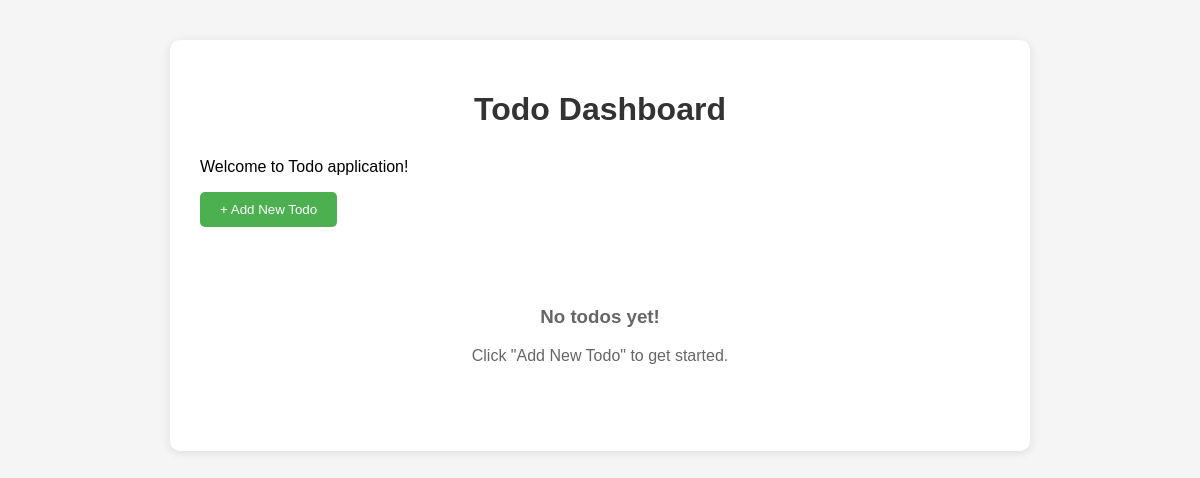
/, run on an earlier commit of the app's database.
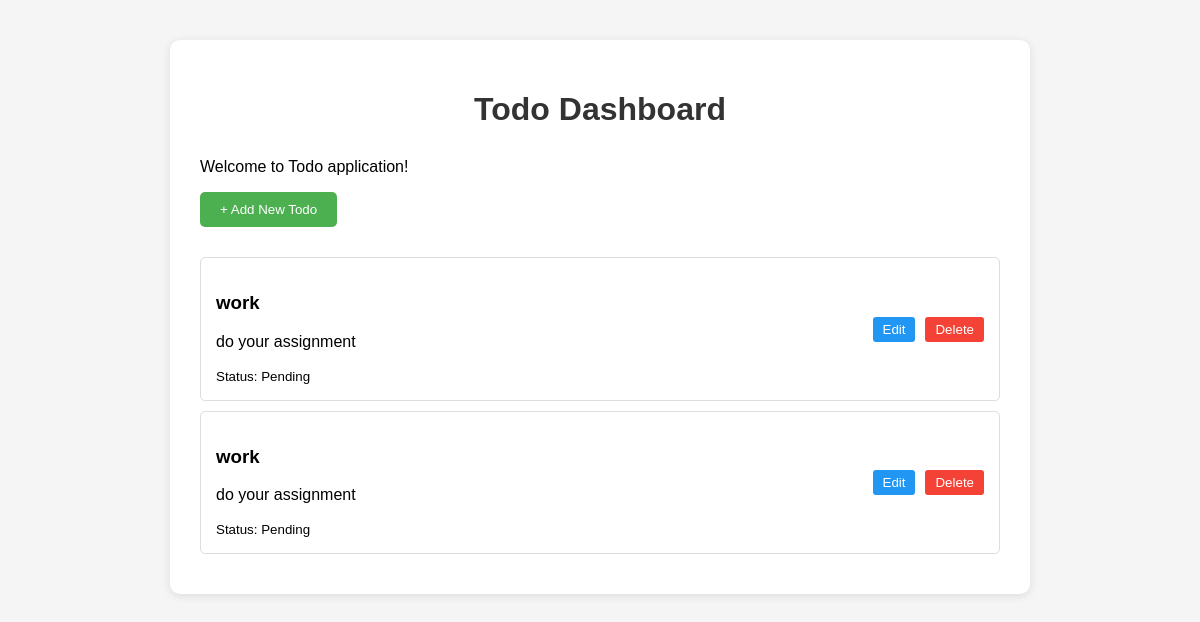
And on a later commit of the database.
### models/model.py (models this page shows)
class Todo(Base):
    __tablename__ = "todos"
    id = Column(Integer, primary_key=True, index=True)
    title = Column(String(100), nullable=False)
    description = Column(String(300), nullable=True)
    completed = Column(Boolean, default=False)

### main.py (the view)
@app.get("/")
def dashboard(request: Request, db: Session = Depends(get_db)):
    todos = db.query(Todo).all()
    return templates.TemplateResponse("dashboard.html", {
        "request": request,
        "todos": todos
    })

### template/dashboard.html (shortened to what this page needs)
<!DOCTYPE html>
<html lang="en">
<head>
</head>
<body>
    <div class="container">
        <h1>Todo Dashboard</h1>
        <p>Welcome to Todo application!</p>
        <button class="add-todo" onclick="addTodo()">+ Add New Todo</button>
        {% if todos %}
            {% for todo in todos %}
            <div class="todo-item {% if todo.completed %}completed{% endif %}">
                <div>
                    <h3>{{ todo.title }}</h3>
                    <p>{{ todo.description }}</p>
                    <small>Status: {% if todo.completed %}Completed{% else %}Pending{% endif %}</small>
                </div>
                <div class="todo-actions">
                    <button class="btn btn-edit" onclick="editTodo({{ todo.id }})">Edit</button>
                    <button class="btn btn-delete" onclick="deleteTodo({{ todo.id }})">Delete</button>
                </div>
            </div>
            {% endfor %}
        {% else %}
            <div class="empty-state">
                <h3>No todos yet!</h3>
                <p>Click "Add New Todo" to get started.</p>
            </div>
        {% endif %}
    </div>
</body>
</html>

What changed in the data, as far as the page shows it:
added Todo: title "work", description "do your assignment", completed "Pending"
added Todo: title "work", description "do your assignment", completed "Pending"
Also different on the page:
text no longer shown: "No todos yet! Click \"Add New Todo\" to get started."
